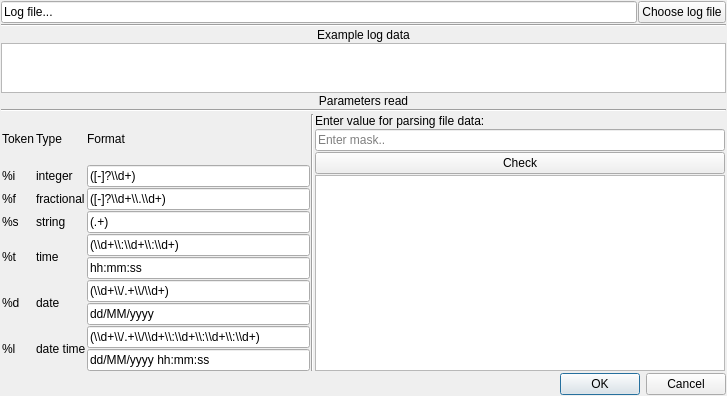
<?xml version="1.0" encoding="UTF-8"?>
<ui version="4.0">
 <class>LogFileDialog</class>
 <widget class="QDialog" name="LogFileDialog">
  <property name="geometry">
   <rect>
    <x>0</x>
    <y>0</y>
    <width>727</width>
    <height>396</height>
   </rect>
  </property>
  <property name="windowTitle">
   <string>Dialog</string>
  </property>
  <layout class="QGridLayout" name="gridLayout_2">
   <property name="leftMargin">
    <number>1</number>
   </property>
   <property name="topMargin">
    <number>1</number>
   </property>
   <property name="rightMargin">
    <number>1</number>
   </property>
   <property name="bottomMargin">
    <number>1</number>
   </property>
   <property name="spacing">
    <number>1</number>
   </property>
   <item row="0" column="0">
    <layout class="QGridLayout" name="gridLayout">
     <item row="0" column="1">
      <widget class="QPushButton" name="chooseLogFile">
       <property name="text">
        <string>Choose log file</string>
       </property>
      </widget>
     </item>
     <item row="2" column="0" colspan="2">
      <widget class="QLabel" name="label">
       <property name="sizePolicy">
        <sizepolicy hsizetype="Preferred" vsizetype="Fixed">
         <horstretch>0</horstretch>
         <verstretch>0</verstretch>
        </sizepolicy>
       </property>
       <property name="text">
        <string>Example log data</string>
       </property>
       <property name="alignment">
        <set>Qt::AlignCenter</set>
       </property>
      </widget>
     </item>
     <item row="3" column="0" colspan="2">
      <widget class="QPlainTextEdit" name="exampleLogData">
       <property name="sizePolicy">
        <sizepolicy hsizetype="Expanding" vsizetype="Fixed">
         <horstretch>0</horstretch>
         <verstretch>0</verstretch>
        </sizepolicy>
       </property>
       <property name="maximumSize">
        <size>
         <width>16777215</width>
         <height>50</height>
        </size>
       </property>
      </widget>
     </item>
     <item row="5" column="0" colspan="2">
      <widget class="Line" name="line_2">
       <property name="orientation">
        <enum>Qt::Horizontal</enum>
       </property>
      </widget>
     </item>
     <item row="0" column="0">
      <widget class="QLineEdit" name="fileName">
       <property name="text">
        <string>Log file...</string>
       </property>
       <property name="placeholderText">
        <string>Файл лога...</string>
       </property>
      </widget>
     </item>
     <item row="4" column="0" colspan="2">
      <widget class="QLabel" name="label_2">
       <property name="sizePolicy">
        <sizepolicy hsizetype="Preferred" vsizetype="Fixed">
         <horstretch>0</horstretch>
         <verstretch>0</verstretch>
        </sizepolicy>
       </property>
       <property name="text">
        <string>Parameters read</string>
       </property>
       <property name="alignment">
        <set>Qt::AlignCenter</set>
       </property>
      </widget>
     </item>
     <item row="6" column="0" colspan="2">
      <widget class="QWidget" name="widget" native="true">
       <layout class="QGridLayout" name="gridLayout_6">
        <property name="leftMargin">
         <number>1</number>
        </property>
        <property name="topMargin">
         <number>1</number>
        </property>
        <property name="rightMargin">
         <number>1</number>
        </property>
        <property name="bottomMargin">
         <number>1</number>
        </property>
        <property name="spacing">
         <number>1</number>
        </property>
        <item row="0" column="0">
         <layout class="QGridLayout" name="gridLayout_5">
          <property name="spacing">
           <number>1</number>
          </property>
          <item row="2" column="2">
           <widget class="QLineEdit" name="floatRegExp">
            <property name="text">
             <string>([-]?\\d+\\.\\d+)</string>
            </property>
           </widget>
          </item>
          <item row="6" column="0">
           <widget class="QLabel" name="datetimeLabel">
            <property name="text">
             <string>%l</string>
            </property>
           </widget>
          </item>
          <item row="1" column="0">
           <widget class="QLabel" name="integerLabel">
            <property name="text">
             <string>%i</string>
            </property>
           </widget>
          </item>
          <item row="3" column="0">
           <widget class="QLabel" name="stringLabel">
            <property name="text">
             <string>%s</string>
            </property>
           </widget>
          </item>
          <item row="2" column="1">
           <widget class="QLabel" name="label_12">
            <property name="text">
             <string>fractional</string>
            </property>
           </widget>
          </item>
          <item row="1" column="1">
           <widget class="QLabel" name="label_11">
            <property name="text">
             <string>integer</string>
            </property>
           </widget>
          </item>
          <item row="0" column="0">
           <widget class="QLabel" name="label_10">
            <property name="text">
             <string>Token</string>
            </property>
           </widget>
          </item>
          <item row="2" column="0">
           <widget class="QLabel" name="floatLabel">
            <property name="text">
             <string>%f</string>
            </property>
           </widget>
          </item>
          <item row="3" column="1">
           <widget class="QLabel" name="label_13">
            <property name="text">
             <string>string</string>
            </property>
           </widget>
          </item>
          <item row="6" column="1">
           <widget class="QLabel" name="label_14">
            <property name="text">
             <string>date time</string>
            </property>
           </widget>
          </item>
          <item row="4" column="1">
           <widget class="QLabel" name="label_15">
            <property name="text">
             <string>time</string>
            </property>
           </widget>
          </item>
          <item row="4" column="0">
           <widget class="QLabel" name="timeLabel">
            <property name="text">
             <string>%t</string>
            </property>
           </widget>
          </item>
          <item row="5" column="0">
           <widget class="QLabel" name="dateLabel">
            <property name="text">
             <string>%d</string>
            </property>
           </widget>
          </item>
          <item row="0" column="1">
           <widget class="QLabel" name="label_17">
            <property name="text">
             <string>Type</string>
            </property>
           </widget>
          </item>
          <item row="5" column="1">
           <widget class="QLabel" name="label_16">
            <property name="text">
             <string>date</string>
            </property>
           </widget>
          </item>
          <item row="0" column="2">
           <widget class="QLabel" name="label_18">
            <property name="text">
             <string>Format</string>
            </property>
           </widget>
          </item>
          <item row="4" column="2">
           <layout class="QVBoxLayout" name="verticalLayout">
            <property name="spacing">
             <number>1</number>
            </property>
            <item>
             <widget class="QLineEdit" name="timeRegExp">
              <property name="text">
               <string>(\\d+\\:\\d+\\:\\d+)</string>
              </property>
             </widget>
            </item>
            <item>
             <widget class="QLineEdit" name="timeFormat">
              <property name="text">
               <string>hh:mm:ss</string>
              </property>
             </widget>
            </item>
           </layout>
          </item>
          <item row="1" column="2">
           <widget class="QLineEdit" name="integerRegExp">
            <property name="text">
             <string>([-]?\\d+)</string>
            </property>
           </widget>
          </item>
          <item row="3" column="2">
           <widget class="QLineEdit" name="stringRegExp">
            <property name="text">
             <string>(.+)</string>
            </property>
           </widget>
          </item>
          <item row="5" column="2">
           <layout class="QVBoxLayout" name="verticalLayout_2">
            <property name="spacing">
             <number>1</number>
            </property>
            <item>
             <widget class="QLineEdit" name="dateRegExp">
              <property name="text">
               <string>(\\d+\\/.+\\/\\d+)</string>
              </property>
             </widget>
            </item>
            <item>
             <widget class="QLineEdit" name="dateFormat">
              <property name="text">
               <string>dd/MM/yyyy</string>
              </property>
             </widget>
            </item>
           </layout>
          </item>
          <item row="6" column="2">
           <layout class="QVBoxLayout" name="verticalLayout_3">
            <property name="spacing">
             <number>1</number>
            </property>
            <item>
             <widget class="QLineEdit" name="datetimeRegExp">
              <property name="text">
               <string>(\\d+\\/.+\\/\\d+\\:\\d+\\:\\d+\\:\\d+)</string>
              </property>
             </widget>
            </item>
            <item>
             <widget class="QLineEdit" name="datetimeFormat">
              <property name="text">
               <string>dd/MM/yyyy hh:mm:ss</string>
              </property>
             </widget>
            </item>
           </layout>
          </item>
         </layout>
        </item>
        <item row="0" column="1">
         <widget class="Line" name="line">
          <property name="orientation">
           <enum>Qt::Vertical</enum>
          </property>
         </widget>
        </item>
        <item row="0" column="2">
         <layout class="QGridLayout" name="gridLayout_7">
          <item row="0" column="0">
           <widget class="QLabel" name="label_19">
            <property name="sizePolicy">
             <sizepolicy hsizetype="Preferred" vsizetype="Fixed">
              <horstretch>0</horstretch>
              <verstretch>0</verstretch>
             </sizepolicy>
            </property>
            <property name="minimumSize">
             <size>
              <width>410</width>
              <height>0</height>
             </size>
            </property>
            <property name="text">
             <string>Enter value for parsing file data:</string>
            </property>
           </widget>
          </item>
          <item row="1" column="0">
           <widget class="QLineEdit" name="formatData">
            <property name="minimumSize">
             <size>
              <width>350</width>
              <height>0</height>
             </size>
            </property>
            <property name="placeholderText">
             <string>Enter mask..</string>
            </property>
           </widget>
          </item>
          <item row="4" column="0">
           <widget class="QPushButton" name="check">
            <property name="minimumSize">
             <size>
              <width>350</width>
              <height>0</height>
             </size>
            </property>
            <property name="text">
             <string>Check</string>
            </property>
           </widget>
          </item>
          <item row="6" column="0">
           <widget class="QPlainTextEdit" name="result">
            <property name="minimumSize">
             <size>
              <width>350</width>
              <height>0</height>
             </size>
            </property>
           </widget>
          </item>
         </layout>
        </item>
       </layout>
      </widget>
     </item>
     <item row="1" column="0" colspan="2">
      <widget class="Line" name="line_3">
       <property name="orientation">
        <enum>Qt::Horizontal</enum>
       </property>
      </widget>
     </item>
    </layout>
   </item>
   <item row="1" column="0">
    <widget class="QDialogButtonBox" name="buttonBox">
     <property name="orientation">
      <enum>Qt::Horizontal</enum>
     </property>
     <property name="standardButtons">
      <set>QDialogButtonBox::Cancel|QDialogButtonBox::Ok</set>
     </property>
    </widget>
   </item>
  </layout>
 </widget>
 <resources/>
 <connections>
  <connection>
   <sender>buttonBox</sender>
   <signal>accepted()</signal>
   <receiver>LogFileDialog</receiver>
   <slot>accept()</slot>
   <hints>
    <hint type="sourcelabel">
     <x>248</x>
     <y>254</y>
    </hint>
    <hint type="destinationlabel">
     <x>157</x>
     <y>274</y>
    </hint>
   </hints>
  </connection>
  <connection>
   <sender>buttonBox</sender>
   <signal>rejected()</signal>
   <receiver>LogFileDialog</receiver>
   <slot>reject()</slot>
   <hints>
    <hint type="sourcelabel">
     <x>316</x>
     <y>260</y>
    </hint>
    <hint type="destinationlabel">
     <x>286</x>
     <y>274</y>
    </hint>
   </hints>
  </connection>
 </connections>
</ui>
